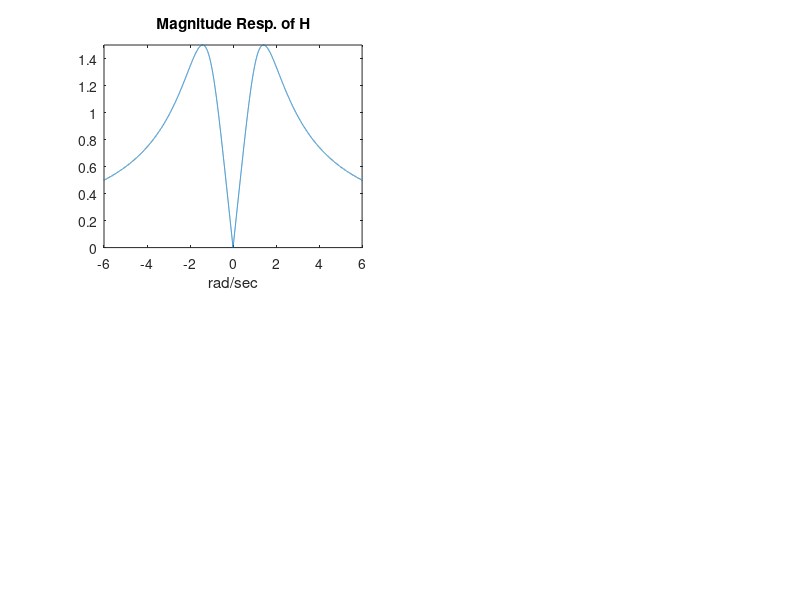

This figure's MATLAB source: (Note: this script raises an error after producing the figure.)
step = 0.001;
w = -10:step:10; s = j.*w;
H = (3.*s) ./ (s.^2 + 2.*s + 2);

tg = (-diff(angle(H)))./step;

subplot(2,2,1); plot(w,abs(H)); xlabel("rad/sec"); title("Magnitude Resp. of H"); axis([-6 6 0 1.5]); yline(max(abs(H))/sqrt(2))
subplot(2,2,2); plot(w,angle(H)); xlabel("rad/sec"); title("Phase Resp. of H"); axis([-6 6 -pi/2 pi/2]);

w(end) = [];
subplot(2,2,[3 4]); plot(w,tg); xlabel("rad/sec"); title("Measure of Delay Variation of H");
axis([-6 6 -0.5 1.5]); xline(-2.7,'k'); xline(2.7,'k'); xline(-0.73,'k'); xline(0.73,'k');
